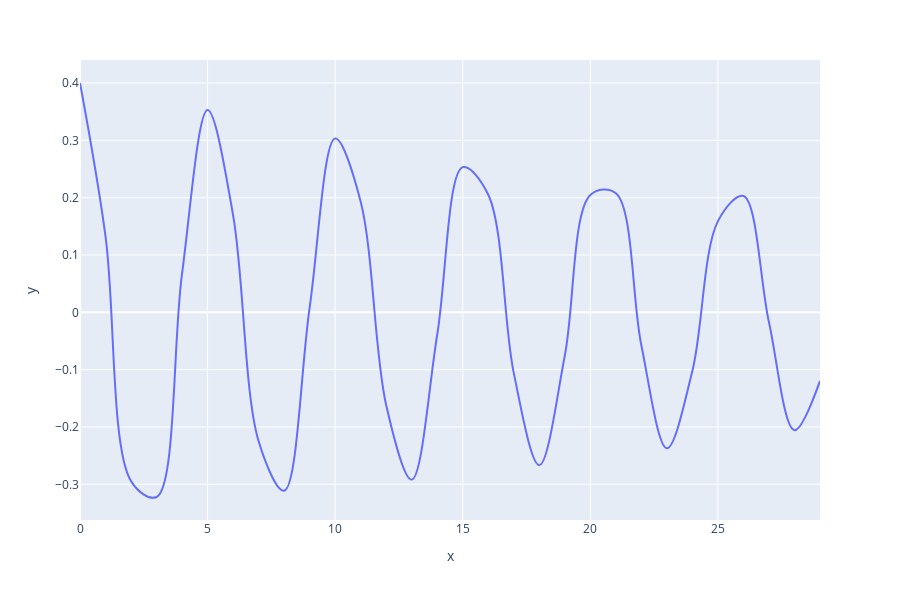

The notebook cell saved with this chart:
### Code cell
#--------------------------------------------------------------------------*
# damped harmonic motion 
m = 20   # mass of particel. 
k = 30   # force applied to particle. If we used the x factor to determine k, x here will be 1.5     or k = m*1.5
b = 0.9    # existing resitive force
A = 0.4    # Amplitide 
phi = math.pi  # angular velocity

tau = (2*m) / b     # time constant

w = math.sqrt( (k/m) - (b**2) / ((4*m)**2)) #frequency of oscillation
#--------------------------------------------------------------------------*
import plotly.express as px
data = Motion(w,tau)
px.line(x = [i for i in range(len(data))], y=data, line_shape="spline", render_mode="svg")#range_x=[-10,10], range_y=[-10,10], )

### Figure 1 — Plotly figure (JSON) as saved in the notebook; plotly's stock layout.template omitted (floating-point values rounded to 4 significant figures)
{"data": [{"hoverlabel": {"namelength": 0}, "hovertemplate": "x=%{x}<br>y=%{y}", "legendgroup": "", "line": {"color": "#636efa", "dash": "solid", "shape": "spline"}, "mode": "lines", "name": "", "showlegend": false, "type": "scatter", "x": [0, 1, 2, 3, 4, 5, 6, 7, 8, 9, 10, 11, 12, 13, 14, 15, 16, 17, 18, 19, 20, 21, 22, 23, 24, 25, 26, 27, 28, 29], "xaxis": "x", "y": [0.4, 0.1327, -0.2944, -0.3221, 0.06774, 0.3529, 0.1693, -0.225, -0.3112, 0.00871, 0.3032, 0.1928, -0.162, -0.2918, -0.03873, 0.2533, 0.205, -0.1061, -0.2664, -0.07529, 0.2047, 0.2078, -0.05789, -0.2371, -0.1019, 0.159, 0.2029, -0.01741, -0.2055, -0.1197], "yaxis": "y"}], "layout": {"height": 600, "legend": {"tracegroupgap": 0}, "margin": {"t": 60}, "xaxis": {"anchor": "y", "domain": [0, 1], "title": {"text": "x"}}, "yaxis": {"anchor": "x", "domain": [0, 1], "title": {"text": "y"}}}}
